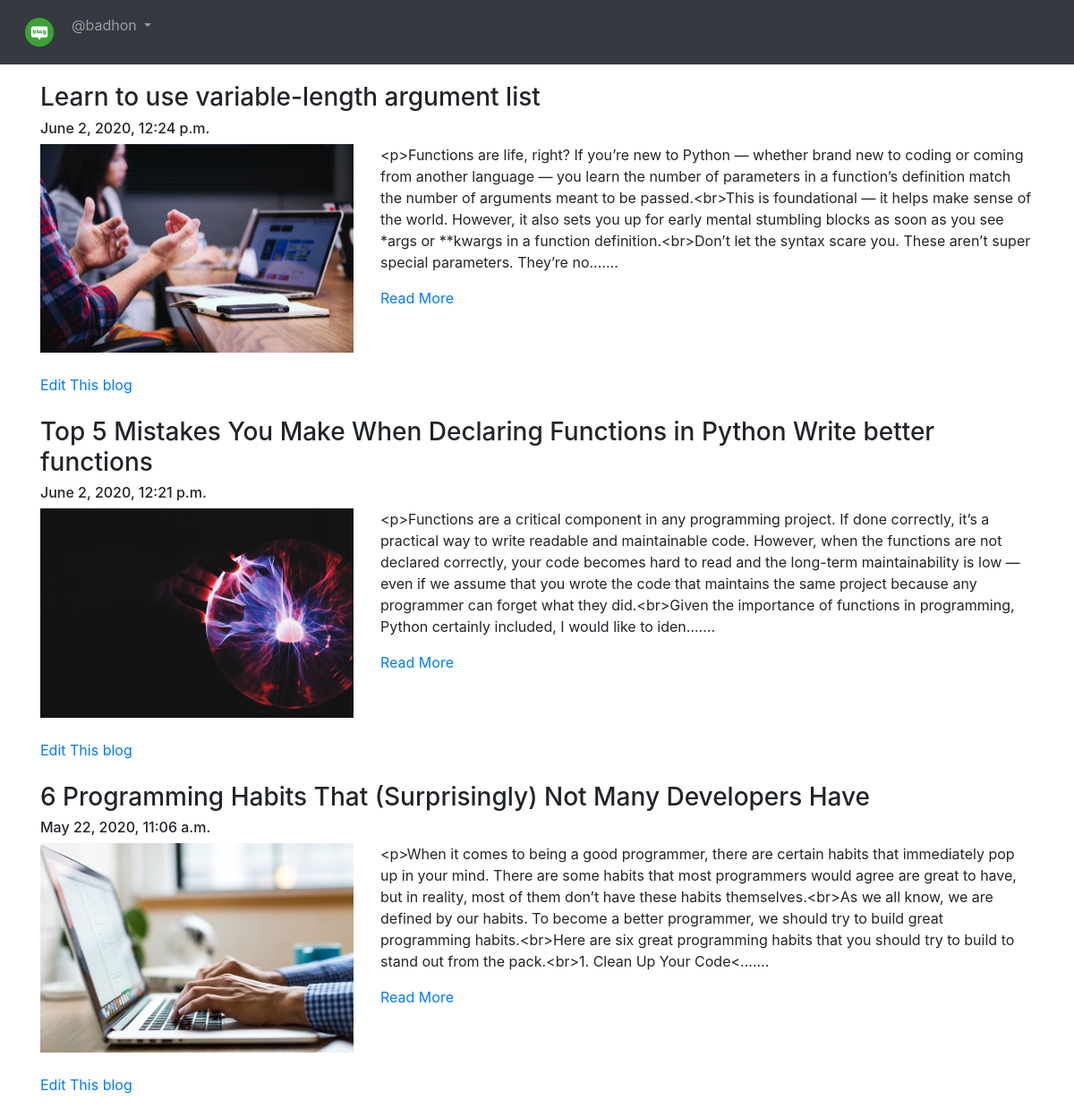
The page /blog/my-blogs/ (signed in) on the database its author committed.
### App_Blog/models.py (models this page shows, shortened)
class Blog(models.Model):
    author = models.ForeignKey(User, on_delete=models.CASCADE, related_name='post_author')
    blog_title = models.CharField(max_length=264, verbose_name="Put a Title")
    slug = models.SlugField(max_length=264, unique=True)
    blog_content = models.TextField(verbose_name="What is on your mind?")
    blog_image = models.ImageField(upload_to='blog_images', verbose_name="Image")
    publish_date = models.DateTimeField(auto_now_add=True)
    update_date = models.DateTimeField(auto_now=True)
    class Meta:
        ordering = ['-publish_date',]

### App_Blog/views.py (the view)
# urls.py: path('my-blogs/',views.MyBlogs.as_view(),name='my_blogs'),
class MyBlogs(LoginRequiredMixin, TemplateView):
    template_name='App_Blog/my_blogs.html'

### App_Blog/templatetags/custom_filters.py (called while the page is built)
def range_filter(value):
    return value[0:500]+"......."

### templates/App_Blog/my_blogs.html (shortened to what this page needs)
{% extends 'base.html' %}
{% load custom_filters %}
{% block body_block %}
{% for blog in user.post_author.all %}
<h3>{{blog.blog_title}}</h3>
<h6>{{blog.publish_date}}</h6>
<div class="row">
    <div class="col-sm-4">
    <img src="/media/{{blog.blog_image}}" width="100%">
    </div>
    <div class="col-sm-8">
    <p>{{blog.blog_content|linebreaks|range_filter}}</p>
    <a href="{% url 'App_Blog:blog_details' slug=blog.slug %}">Read More</a>
    </div>
</div>
<br>
<a href="{% url 'App_Blog:edit_blog' pk=blog.pk %}">Edit This blog </a>
<br>
<br>
{% endfor %}
{% endblock %}

### templates/base.html (shortened to what this page needs)
<!DOCTYPE html>
{% load static %}
<html lang="en" dir="ltr">
<head>
  <link rel="stylesheet" href="https://maxcdn.bootstrapcdn.com/bootstrap/4.4.1/css/bootstrap.min.css">
  <link href="https://maxcdn.bootstrapcdn.com/font-awesome/4.7.0/css/font-awesome.min.css" rel="stylesheet">
</head>
<body>
  <nav class="navbar navbar-expand-sm bg-dark navbar-dark">
    <ul class="navbar-nav">
      <li class="nav-item active">
        <a class="nav-link" href="{% url 'index' %}"><img src="/media/logo.png/" width="40px"></a>
      </li>
      {% if  user.is_authenticated %}
      <div class="nav-item dropdown">
        <a class="nav-link dropdown-toggle" href="#" id="navbardrop" data-toggle="dropdown">
          @{{user.username}}
        </a>
      {% endif %}
    </ul>
  </nav>
  <div class="container" style="padding-top: 20px;">
    {% block body_block %}
    {% endblock %}
  </div>
</body>
</html>

### rows shown on the page
Blog: blog_title "Learn to use variable-length argument list", publish_date "June 2, 2020, 12:24 p.m.", blog_image (picture), blog_content|range_filter "<p>Functions are life, right? If you’re new to Python — whether brand new to coding or coming from another language — you learn the number of parameters in a function’s definition match the number of arguments meant to be passed.<br>This is foundational — it helps make sense of the world. However, it also sets you up for early mental stumbling blocks as soon as you see *args or **kwargs in a function definition.<br>Don’t let the syntax scare you. These aren’t super special parameters. They’re no......."
Blog: blog_title "Top 5 Mistakes You Make When Declaring Functions in Python Write better functions", publish_date "June 2, 2020, 12:21 p.m.", blog_image (picture), blog_content|range_filter "<p>Functions are a critical component in any programming project. If done correctly, it’s a practical way to write readable and maintainable code. However, when the functions are not declared correctly, your code becomes hard to read and the long-term maintainability is low — even if we assume that you wrote the code that maintains the same project because any programmer can forget what they did.<br>Given the importance of functions in programming, Python certainly included, I would like to iden......."
Blog: blog_title "6 Programming Habits That (Surprisingly) Not Many Developers Have", publish_date "May 22, 2020, 11:06 a.m.", blog_image (picture), blog_content|range_filter "<p>When it comes to being a good programmer, there are certain habits that immediately pop up in your mind. There are some habits that most programmers would agree are great to have, but in reality, most of them don’t have these habits themselves.<br>As we all know, we are defined by our habits. To become a better programmer, we should try to build great programming habits.<br>Here are six great programming habits that you should try to build to stand out from the pack.<br>1. Clean Up Your Code<......."

### other values the page prints
{{ user.username }} "badhon"
